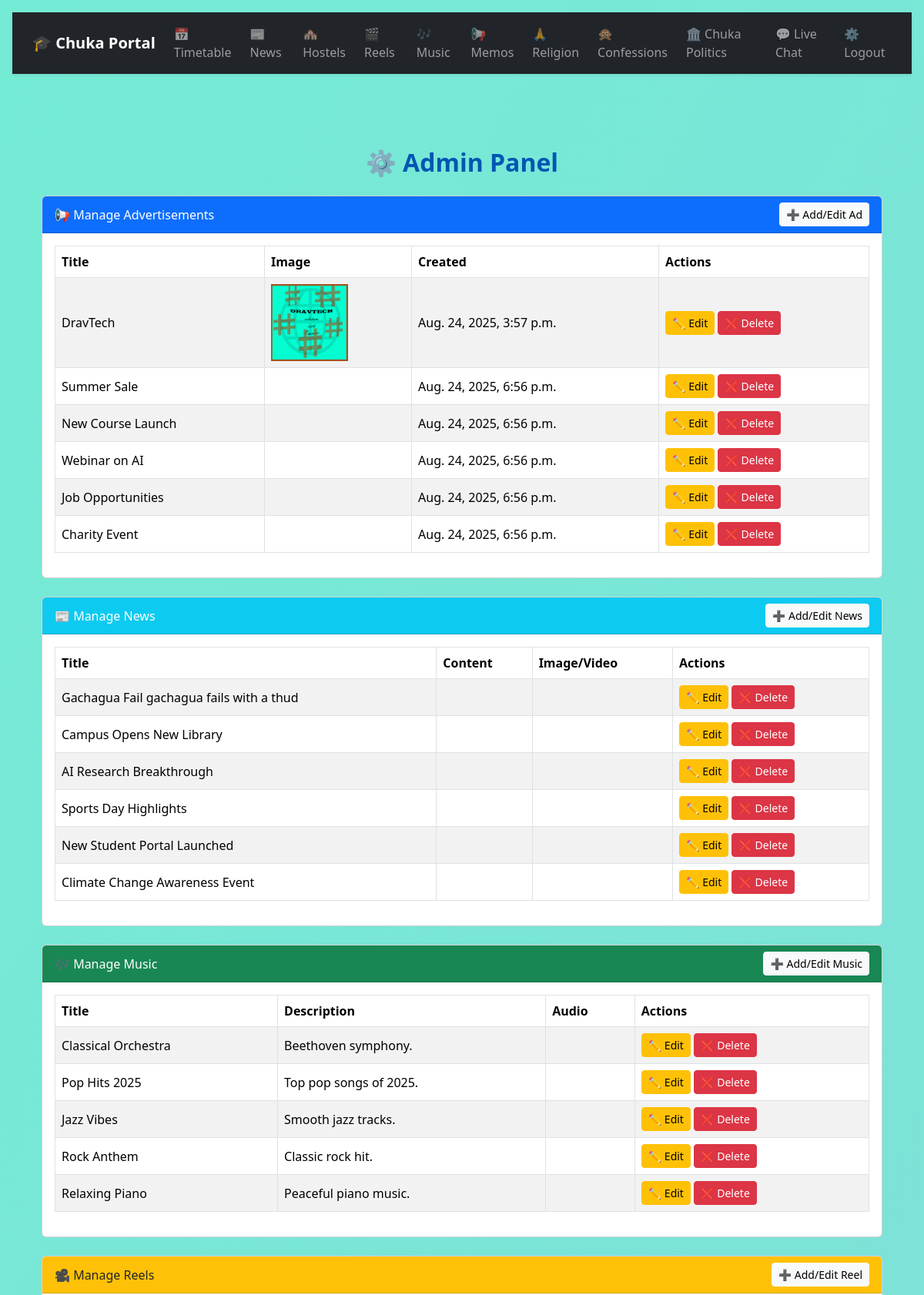
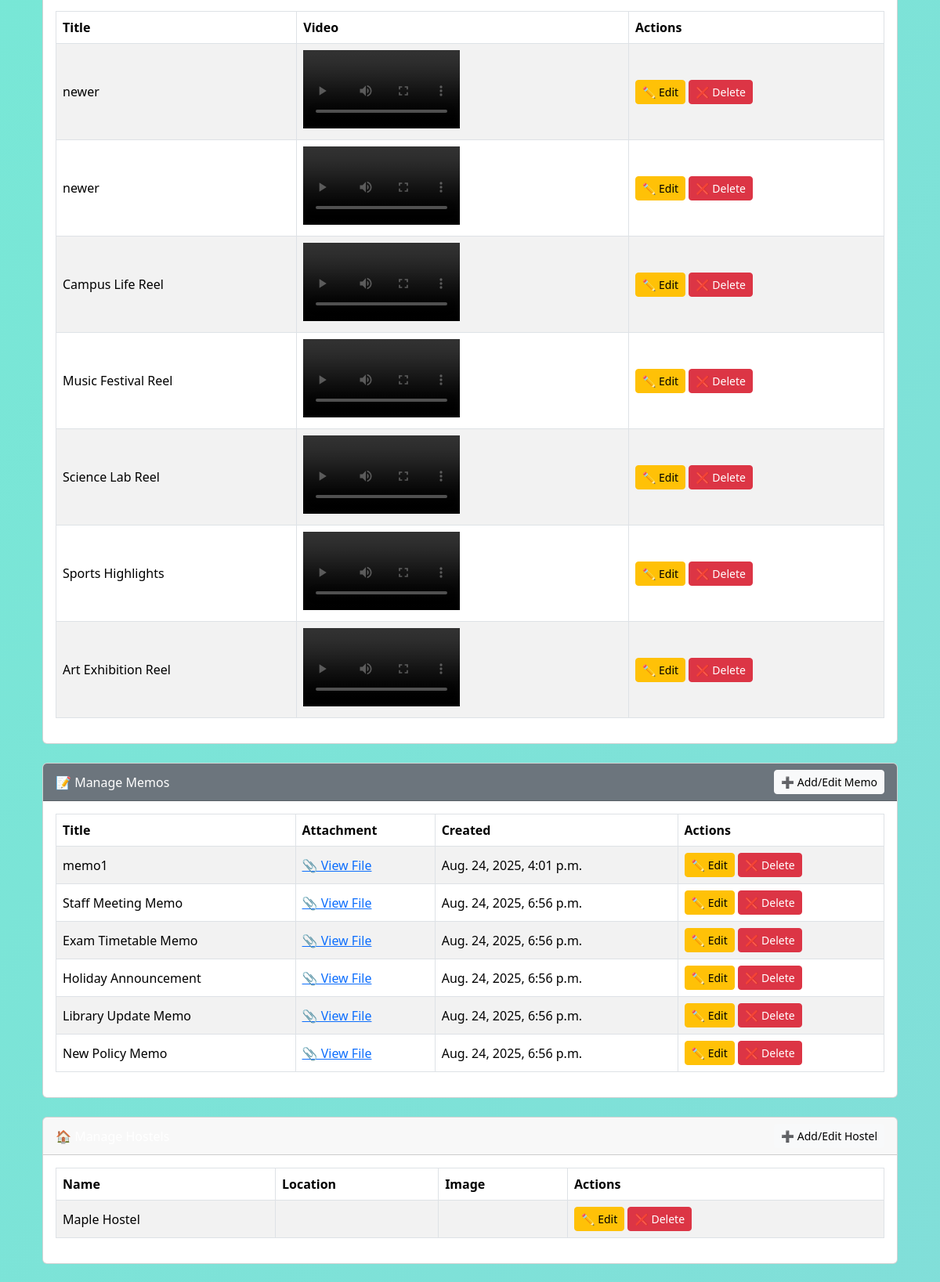
Page /admin-panel/ (upper part) on the committed database (2 pictures, top to bottom).
### AjiraApp/models.py (models this page shows, shortened)
class Advertisement(models.Model):
    title = models.CharField(max_length=200)
    description = models.TextField(blank=True, null=True)
    link = models.URLField(blank=True, null=True)
    image = models.ImageField(upload_to='ads/', blank=True, null=True)
    active = models.BooleanField(default=True)
    created_at = models.DateTimeField(default=timezone.now)

class News(models.Model):
    title = models.CharField(max_length=255)
    media = models.FileField(upload_to="news/", blank=True, null=True)
    created_at = models.DateTimeField(default=timezone.now)

class Music(models.Model):
    title = models.CharField(max_length=200)
    description = models.TextField(blank=True)
    audio_file = models.FileField(upload_to='music_files/', blank=True, null=True)  # changed from audio_url
    created_at = models.DateTimeField(auto_now_add=True)
    class Meta:
        ordering = ['-created_at']

class Reel(models.Model):
    title = models.CharField(max_length=255)
    video = models.FileField(upload_to="reels/")
    created_at = models.DateTimeField(default=timezone.now)

class Memo(models.Model):
    title = models.CharField(max_length=255)
    file = models.FileField(upload_to="memos/")
    created_at = models.DateTimeField(default=timezone.now)

class Hostel(models.Model):
    name = models.CharField(max_length=200)
    image = models.ImageField(upload_to='hostels/', blank=True, null=True)
    description = models.TextField(blank=True, null=True)
    created_at = models.DateTimeField(default=timezone.now)

### AjiraApp/views.py (the view, shortened to what this page needs)
# urls.py: path("admin-panel/", views.admin_panel, name="admin_panel"),
def admin_panel(request):
    forms = {
        "admin_form": AdminRegistrationForm(),
        "religion_form": ReligionForm(),
        "politics_form": PoliticsForm(),
        "music_form": MusicForm(),
        "ad_form": AdvertisementForm(),
        "news_form": NewsForm(),
        "memo_form": MemoForm(),
        "reel_form": ReelForm(),
        "hostel_form": HostelForm(),
    }
    context = {
        **forms,
        "users": User.objects.filter(is_staff=True),
        "religions": Religion.objects.all(),
        "politics_list": Politics.objects.all(),
        "music_list": Music.objects.all(),
        "ads": Advertisement.objects.all(),
        "news_list": News.objects.all(),
        "memos": Memo.objects.all(),
        "reels": Reel.objects.all(),
        "hostels": Hostel.objects.all(),
        "admins": User.objects.filter(is_staff=True),
    }
    edit_id = request.GET.get("edit_id")
    edit_type = request.GET.get("edit_type")
    return render(request, "admin_panel.html", context)

### AjiraApp/forms.py (called while the page is built)
def optional_file_field(field):
    if isinstance(field.widget, (forms.ClearableFileInput,)):
        field.required = False
    return field

### templates/admin_panel.html (shortened to what this page needs)
{% extends "base.html" %}
{% load static %}
{% block content %}
<div class="container mt-4">
    <h2 class="mb-4">⚙️ Admin Panel</h2>
    <div class="card mb-4">
        <div class="card-header bg-primary text-white d-flex justify-content-between align-items-center">
            📢 Manage Advertisements
            <button class="btn btn-light btn-sm" type="button" data-bs-toggle="collapse" data-bs-target="#adFormPanel">➕ Add/Edit Ad</button>
        </div>
        <div class="card-body">
            <div class="table-responsive">
                <table class="table table-striped table-bordered align-middle">
                    <thead>
                        <tr>
                            <th>Title</th>
                            <th>Image</th>
                            <th>Created</th>
                            <th>Actions</th>
                        </tr>
                    </thead>
                    <tbody>
                        {% for ad in ads %}
                        <tr>
                            <td>{{ ad.title }}</td>
                            <td>{% if ad.image %}<img src="{{ ad.image.url }}" style="max-width:100px;" alt="ad image">{% endif %}</td>
                            <td>{{ ad.created_at }}</td>
                            <td>
                                <form method="post" style="display:inline;">
                                    <button type="submit" class="btn btn-warning btn-sm">✏️ Edit</button>
                                </form>
                                <a href="{% url 'delete_ad' ad.id %}" class="btn btn-danger btn-sm" onclick="return confirm('Delete this ad?');">❌ Delete</a>
                            </td>
                        </tr>
                        {% empty %}
                        <tr><td colspan="4">No advertisements found</td></tr>
                        {% endfor %}
                    </tbody>
                </table>
            </div>
        </div>
    </div>
    <div class="card mb-4">
        <div class="card-header bg-info text-white d-flex justify-content-between align-items-center">
            📰 Manage News
            <button class="btn btn-light btn-sm" type="button" data-bs-toggle="collapse" data-bs-target="#newsFormPanel">➕ Add/Edit News</button>
        </div>
        <div class="card-body">
            <div class="table-responsive">
                <table class="table table-striped table-bordered align-middle">
                    <thead>
                        <tr>
                            <th>Title</th>
                            <th>Content</th>
                            <th>Image/Video</th>
                            <th>Actions</th>
                        </tr>
                    </thead>
                    <tbody>
                        {% for news in news_list %}
                        <tr>
                            <td>{{ news.title }}</td>
                            <td>{{ news.content|truncatewords:20 }}</td>
                            <td>
                            </td>
                            <td>
                                <form method="post" style="display:inline;">
                                    <button type="submit" class="btn btn-warning btn-sm">✏️ Edit</button>
                                </form>
                                <a href="{% url 'delete_news' news.id %}" class="btn btn-danger btn-sm" onclick="return confirm('Delete this news?');">❌ Delete</a>
                            </td>
                        </tr>
                        {% empty %}
                        <tr><td colspan="4">No news found</td></tr>
                        {% endfor %}
                    </tbody>
                </table>
            </div>
        </div>
    </div>
    <div class="card mb-4">
        <div class="card-header bg-success text-white d-flex justify-content-between align-items-center">
            🎶 Manage Music
            <button class="btn btn-light btn-sm" type="button" data-bs-toggle="collapse" data-bs-target="#musicFormPanel">➕ Add/Edit Music</button>
        </div>
        <div class="card-body">
            <div class="table-responsive">
                <table class="table table-striped table-bordered align-middle">
                    <thead>
                        <tr>
                            <th>Title</th>
                            <th>Description</th>
                            <th>Audio</th>
                            <th>Actions</th>
                        </tr>
                    </thead>
                    <tbody>
                        {% for music in music_list %}
                        <tr>
                            <td>{{ music.title }}</td>
                            <td>{{ music.description|truncatewords:15 }}</td>
                            <td>
                            </td>
                            <td>
                                <form method="post" style="display:inline;">
                                    <button type="submit" class="btn btn-warning btn-sm">✏️ Edit</button>
                                </form>
                                <a href="{% url 'delete_music' music.id %}" class="btn btn-danger btn-sm" onclick="return confirm('Delete this music post?');">❌ Delete</a>
                            </td>
                        </tr>
                        {% empty %}
                        <tr><td colspan="4">No music available</td></tr>
                        {% endfor %}
                    </tbody>
                </table>
            </div>
        </div>
    </div>
    <div class="card mb-4">
        <div class="card-header bg-warning text-dark d-flex justify-content-between align-items-center">
            🎥 Manage Reels
            <button class="btn btn-light btn-sm" type="button" data-bs-toggle="collapse" data-bs-target="#reelFormPanel">➕ Add/Edit Reel</button>
        </div>
        <div class="card-body">
            <div class="table-responsive">
                <table class="table table-striped table-bordered align-middle">
                    <thead>
                        <tr>
                            <th>Title</th>
                            <th>Video</th>
                            <th>Actions</th>
                        </tr>
                    </thead>
                    <tbody>
                        {% for reel in reels %}
                        <tr>
                            <td>{{ reel.title }}</td>
                            <td>
                                {% if reel.video %}
                                <video width="200" controls>
                                    <source src="{{ reel.video.url }}" type="video/mp4">
                                </video>
                                {% endif %}
                            </td>
                            <td>
                                <form method="post" style="display:inline;">
                                    <button type="submit" class="btn btn-warning btn-sm">✏️ Edit</button>
                                </form>
                                <a href="{% url 'delete_reel' reel.id %}" class="btn btn-danger btn-sm" onclick="return
confirm('Delete this reel?');">❌ Delete</a>
</td>
</tr>
{% empty %}
<tr><td colspan="3">No reels available</td></tr>
{% endfor %}
</tbody>
</table>
</div>
</div>
</div>
<div class="card mb-4">
    <div class="card-header bg-secondary text-white d-flex justify-content-between align-items-center">
        📝 Manage Memos
        <button class="btn btn-light btn-sm" type="button" data-bs-toggle="collapse" data-bs-target="#memoFormPanel">➕ Add/Edit Memo</button>
    </div>
    <div class="card-body">
        <div class="table-responsive">
            <table class="table table-striped table-bordered align-middle">
                <thead>
                    <tr>
                        <th>Title</th>
                        <th>Attachment</th>
                        <th>Created</th>
                        <th>Actions</th>
                    </tr>
                </thead>
                <tbody>
                    {% for memo in memos %}
                    <tr>
                        <td>{{ memo.title }}</td>
                        <td>
                            {% if memo.file %}
                            <a href="{{ memo.file.url }}" target="_blank">📎 View File</a>
                            {% endif %}
                        </td>
                        <td>{{ memo.created_at }}</td>
                        <td>
                            <form method="post" style="display:inline;">
                                <button type="submit" class="btn btn-warning btn-sm">✏️ Edit</button>
                            </form>
                            <a href="{% url 'delete_memo' memo.id %}" class="btn btn-danger btn-sm" onclick="return confirm('Delete this memo?');">❌ Delete</a>
                        </td>
                    </tr>
                    {% empty %}
                    <tr><td colspan="4">No memos available</td></tr>
                    {% endfor %}
                </tbody>
            </table>
        </div>
    </div>
</div>
<div class="card mb-4">
    <div class="card-header bg-purple text-white d-flex justify-content-between align-items-center">
        🏠 Manage Hostels
        <button class="btn btn-light btn-sm" type="button" data-bs-toggle="collapse" data-bs-target="#hostelFormPanel">➕ Add/Edit Hostel</button>
    </div>
    <div class="card-body">
        <div class="table-responsive">
            <table class="table table-striped table-bordered align-middle">
                <thead>
                    <tr>
                        <th>Name</th>
                        <th>Location</th>
                        <th>Image</th>
                        <th>Actions</th>
                    </tr>
                </thead>
                <tbody>
                    {% for hostel in hostels %}
                    <tr>
                        <td>{{ hostel.name }}</td>
                        <td>{{ hostel.location }}</td>
                        <td>{% if hostel.image %}<img src="{{ hostel.image.url }}" style="max-width:100px;">{% endif %}</td>
                        <td>
                            <form method="post" style="display:inline;">
                                <button type="submit" class="btn btn-warning btn-sm">✏️ Edit</button>
                            </form>
                            <a href="{% url 'delete_hostel' hostel.id %}" class="btn btn-danger btn-sm" onclick="return confirm('Delete this hostel?');">❌ Delete</a>
                        </td>
                    </tr>
                    {% empty %}
                    <tr><td colspan="4">No hostels available</td></tr>
                    {% endfor %}
                </tbody>
            </table>
        </div>
    </div>
</div>
</div> <script src="https://cdn.jsdelivr.net/npm/bootstrap@5.3.0/dist/js/bootstrap.bundle.min.js"></script>
{% endblock %}

### static/assets/portal.css (style rules this page uses)
* { margin:0; padding:0; box-sizing:border-box; }
body { font-family: 'Segoe UI', Tahoma, sans-serif; min-height: 100vh; display: flex; flex-direction: column; gap: 1rem; padding: 1rem; background: linear-gradient(120deg, #74ebd5, #ACB6E5); background-size: 400% 400%; animation: bgAnim 12s ease infinite; }
h2,h3 { font-weight:600; color:#0056b3; margin-bottom:1rem; text-align:center; }
form { display:flex; flex-direction:column; gap:1rem; }
button { padding:0.75rem; background:#007BFF; color:white; border:none; border-radius:6px; font-size:1rem; cursor:pointer; transition:background 0.3s ease; }

### rows in the picture
Advertisement: title "DravTech", image (picture), created_at "Aug. 24, 2025, 3:57 p.m."
Advertisement: title "Summer Sale", created_at "Aug. 24, 2025, 6:56 p.m."
Advertisement: title "New Course Launch", created_at "Aug. 24, 2025, 6:56 p.m."
Advertisement: title "Webinar on AI", created_at "Aug. 24, 2025, 6:56 p.m."
Advertisement: title "Job Opportunities", created_at "Aug. 24, 2025, 6:56 p.m."
Advertisement: title "Charity Event", created_at "Aug. 24, 2025, 6:56 p.m."
News: title "Gachagua Fail gachagua fails with a thud"
News: title "Campus Opens New Library"
News: title "AI Research Breakthrough"
News: title "Sports Day Highlights"
News: title "New Student Portal Launched"
News: title "Climate Change Awareness Event"
Music: title "Classical Orchestra", description "Beethoven symphony."
Music: title "Pop Hits 2025", description "Top pop songs of 2025."
Music: title "Jazz Vibes", description "Smooth jazz tracks."
Music: title "Rock Anthem", description "Classic rock hit."
Music: title "Relaxing Piano", description "Peaceful piano music."
Reel: title "newer"
Reel: title "newer"
Reel: title "Campus Life Reel"
Reel: title "Music Festival Reel"
Reel: title "Science Lab Reel"
Reel: title "Sports Highlights"
Reel: title "Art Exhibition Reel"
Memo: title "memo1", created_at "Aug. 24, 2025, 4:01 p.m."
Memo: title "Staff Meeting Memo", created_at "Aug. 24, 2025, 6:56 p.m."
Memo: title "Exam Timetable Memo", created_at "Aug. 24, 2025, 6:56 p.m."
Memo: title "Holiday Announcement", created_at "Aug. 24, 2025, 6:56 p.m."
Memo: title "Library Update Memo", created_at "Aug. 24, 2025, 6:56 p.m."
Memo: title "New Policy Memo", created_at "Aug. 24, 2025, 6:56 p.m."
Hostel: name "Maple Hostel"
